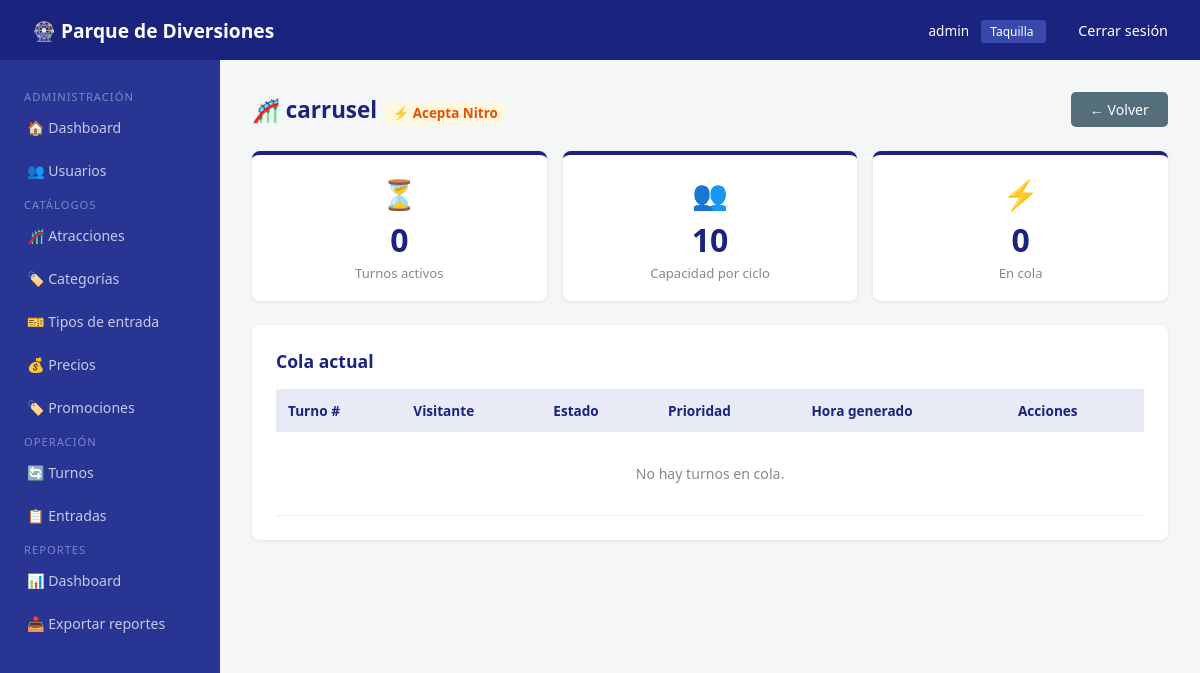
The page /turnos/operador/1/ (signed in) on the database as committed earlier.
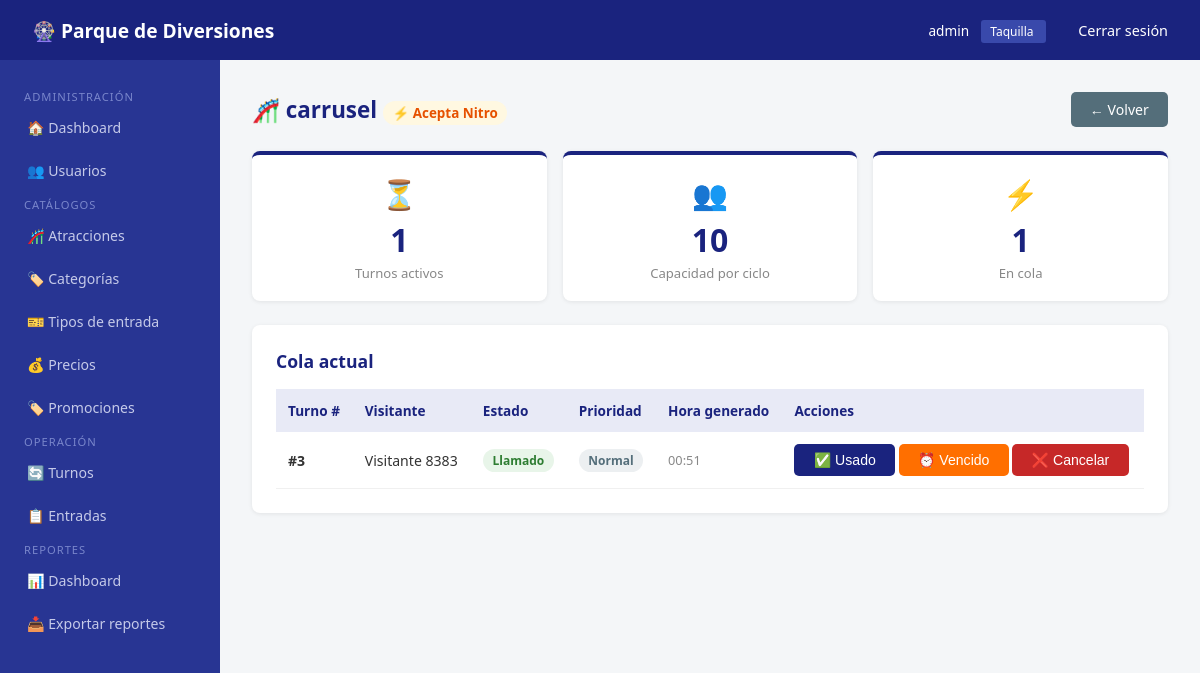
The same page on the database as committed later.
### turnos/models.py (models this page shows, shortened)
class Turno(models.Model):
    atraccion = models.ForeignKey(Atraccion, on_delete=models.CASCADE, related_name='turnos')
    visitante = models.ForeignKey(Visitante, on_delete=models.CASCADE, related_name='turnos')
    numero = models.PositiveIntegerField()
    estado = models.CharField(max_length=20, choices=ESTADO_TURNO, default='generado')
    prioridad = models.BooleanField(default=False)
    hora_creacion = models.DateTimeField(auto_now_add=True)
    hora_estimada = models.DateTimeField(blank=True, null=True)
    hora_llamado = models.DateTimeField(blank=True, null=True)
    hora_vencimiento = models.DateTimeField(blank=True, null=True)
    hora_uso = models.DateTimeField(blank=True, null=True)
    fecha_creacion = models.DateTimeField(default=timezone.now)
    class Meta:
        unique_together = ('atraccion', 'numero')
        ordering = ['numero']

### usuarios/models.py (models this page shows, shortened)
class Visitante(models.Model):
    nombre = models.CharField(max_length=150)
    celular = models.CharField(max_length=15, unique=True)
    correo = models.EmailField(blank=True, null=True)
    documento = models.CharField(max_length=20, blank=True, null=True)
    fecha_registro = models.DateTimeField(auto_now_add=True)

### turnos/views.py (the view)
# urls.py: path('operador/<int:pk>/',        views.gestionar_cola, name='gestionar_cola'),
@login_required
def gestionar_cola(request, pk):
    atraccion = get_object_or_404(Atraccion, pk=pk)
    turnos = Turno.objects.filter(
        atraccion=atraccion,
        estado__in=['generado', 'en_espera', 'proximo', 'llamado']
    ).order_by('prioridad', 'numero')
    return render(request, 'turnos/gestionar_cola.html', {
        'atraccion': atraccion,
        'turnos': turnos,
    })

### templates/turnos/gestionar_cola.html (shortened to what this page needs)
{% extends 'base/base.html' %}
{% block content %}
<div class="page-header">
    <h1>🎢 {{ atraccion.nombre }}
        {% if atraccion.acepta_nitro %}
            <span class="badge badge-warning" style="font-size:0.6em;">⚡ Acepta Nitro</span>
        {% endif %}
    </h1>
    <a href="{% url 'turnos:panel_operador' %}" class="btn btn-secondary">← Volver</a>
</div>
<div class="kpi-grid">
    <div class="kpi-card">
        <div class="kpi-icon">⏳</div>
        <div class="kpi-value">{{ turnos.count }}</div>
        <div class="kpi-label">Turnos activos</div>
    </div>
    <div class="kpi-card">
        <div class="kpi-icon">👥</div>
        <div class="kpi-value">{{ atraccion.capacidad_por_ciclo }}</div>
        <div class="kpi-label">Capacidad por ciclo</div>
    </div>
    <div class="kpi-card">
        <div class="kpi-icon">⚡</div>
        <div class="kpi-value">
            {{ turnos|length }}
        </div>
        <div class="kpi-label">En cola</div>
    </div>
</div>
<div class="card">
    <h2>Cola actual</h2>
    <table>
        <thead>
            <tr>
                <th>Turno #</th>
                <th>Visitante</th>
                <th>Estado</th>
                <th>Prioridad</th>
                <th>Hora generado</th>
                <th>Acciones</th>
            </tr>
        </thead>
        <tbody>
            {% for turno in turnos %}
            <tr {% if turno.prioridad == 1 %}style="background-color: #fff8e1; border-left: 4px solid #ffc107;"{% endif %}>
                <td>
                    <strong>#{{ turno.numero }}</strong>
                </td>
                <td>{{ turno.visitante.nombre|default:"—" }}</td>
                <td>
                    {% if turno.estado == 'generado' %}
                        <span class="badge badge-info">Generado</span>
                    {% elif turno.estado == 'en_espera' %}
                        <span class="badge badge-warning">En espera</span>
                    {% elif turno.estado == 'proximo' %}
                        <span class="badge badge-warning">Próximo</span>
                    {% elif turno.estado == 'llamado' %}
                        <span class="badge badge-success">Llamado</span>
                    {% endif %}
                </td>
                <td>
                    {% if turno.prioridad == 1 %}
                        <span class="badge badge-warning">⚡ Nitro</span>
                    {% else %}
                        <span class="badge badge-secondary">Normal</span>
                    {% endif %}
                </td>
                <td style="font-size:0.8rem; color:#888;">{{ turno.fecha_creacion|date:"H:i" }}</td>
                <td>
                    {% if turno.estado != 'llamado' %}
                    <form method="post" action="{% url 'turnos:llamar_turno' turno.pk %}" style="display:inline;">
                        {% csrf_token %}
                        <button type="submit" class="btn btn-success">📣 Llamar</button>
                    </form>
                    {% else %}
                    <form method="post" action="{% url 'turnos:cambiar_estado' turno.pk %}" style="display:inline;">
                        <button type="submit" name="estado" value="usado" class="btn btn-primary">✅ Usado</button>
                        <button type="submit" name="estado" value="vencido" class="btn btn-warning">⏰ Vencido</button>
                        <button type="submit" name="estado" value="cancelado" class="btn btn-danger">❌ Cancelar</button>
                    </form>
                    {% endif %}
                </td>
            </tr>
            {% empty %}
            <tr>
                <td colspan="6" style="text-align:center; color:#888; padding: 2rem;">
                    No hay turnos en cola.
                </td>
            </tr>
            {% endfor %}
        </tbody>
    </table>
</div>
{% endblock %}

Rows that differ between the two databases and show on the page:
added Turno: numero "3", visitante.nombre "Visitante 8383", estado "Llamado", prioridad "Normal", fecha_creacion "00:51"
Other text that changed with them:
{{ turnos.count }}: "0" → "1"
{{ turnos|length }}: "0" → "1"
text no longer shown: "No hay turnos en cola."
